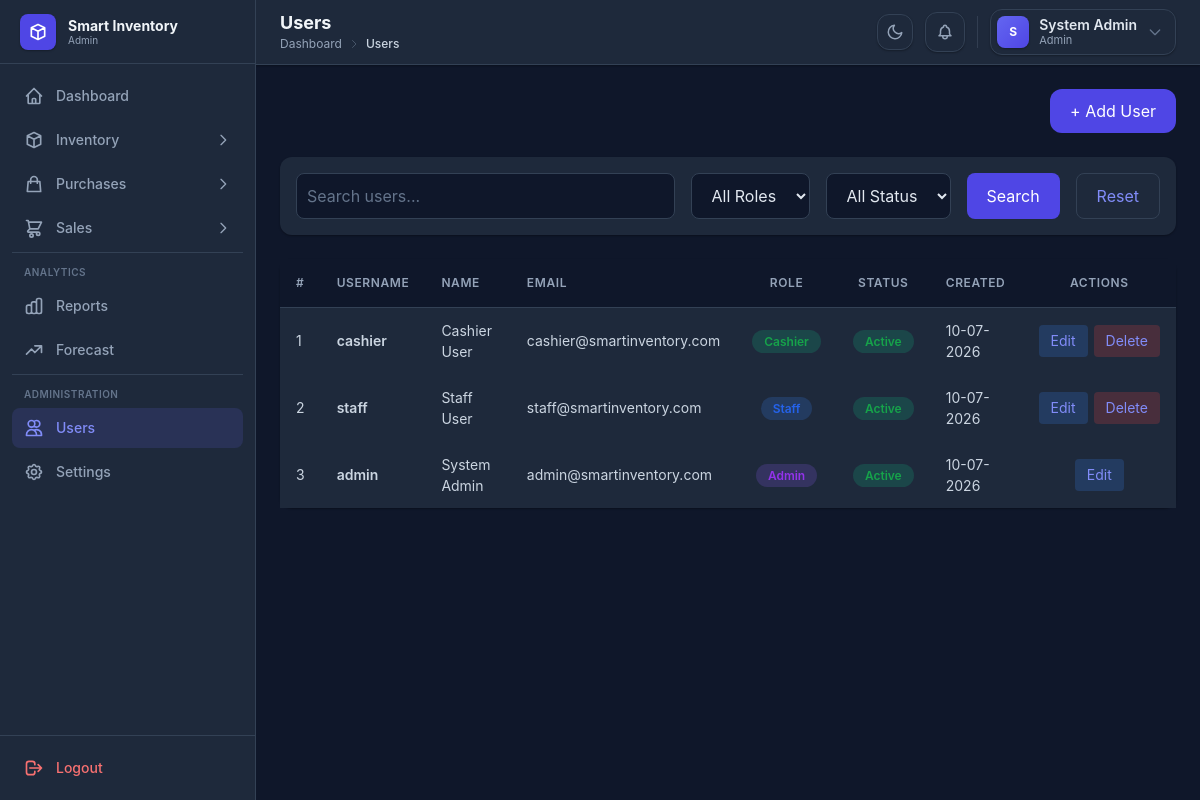
Screenshot of /users/index.php (signed in) with the database file from the repository.
### tables this page shows
CREATE TABLE IF NOT EXISTS users (
    id INT AUTO_INCREMENT PRIMARY KEY,
    name VARCHAR(100) NOT NULL,
    username VARCHAR(50) NOT NULL UNIQUE,
    email VARCHAR(100) UNIQUE,
    password VARCHAR(255) NOT NULL,
    role ENUM('admin', 'staff', 'cashier') DEFAULT 'staff',
    status ENUM('Active', 'Inactive') DEFAULT 'Active',
    created_at TIMESTAMP DEFAULT CURRENT_TIMESTAMP
);

### users/index.php (the view, shortened to what this page needs)
<?php
include "../config/database.php";
$search = $_GET['search'] ?? '';
$sql = "SELECT * FROM users WHERE 1";
$sql .= " ORDER BY id DESC";
$result = mysqli_query($conn, $sql);
?>
<!DOCTYPE html>
<html lang="en">
<head>
    <script src="https://cdn.tailwindcss.com"></script>
    <link rel="stylesheet" href="../assets/css/style.css">
</head>
<body class="bg-gray-50 dark:bg-slate-900">
    <div class="flex min-h-screen">
        <?php include "../includes/sidebar.php"; ?>
        <div class="flex-1 flex flex-col">
            <?php include "../includes/header.php"; ?>
            <main class="p-6">
                <div class="flex justify-end mb-6">
                    <button onclick="openModal('addModal')" class="bg-indigo-600 text-white px-5 py-2.5 rounded-xl hover:bg-indigo-700">+ Add User</button>
                </div>
                <form method="GET" class="bg-white p-4 rounded-xl shadow-sm flex gap-4 mb-6">
                    <input type="text" name="search" value="<?= htmlspecialchars($search) ?>" placeholder="Search users..." class="flex-1 border rounded-lg p-2.5">
                    <select name="role" class="border rounded-lg px-4 p-2.5">
                        <option value="">All Roles</option>
                    </select>
                    <select name="status" class="border rounded-lg px-4 p-2.5">
                        <option value="">All Status</option>
                    </select>
                    <button class="bg-indigo-600 text-white px-5 rounded-lg">Search</button>
                    <a href="index.php" class="border px-5 py-2.5 rounded-lg">Reset</a>
                </form>
                <div class="bg-white rounded-xl shadow-sm">
                    <div class="table-wrap">
                        <table class="data-table w-full">
                            <thead>
                                <tr>
                                    <th>#</th>
                                    <th>Username</th>
                                    <th>Name</th>
                                    <th>Email</th>
                                    <th class="center">Role</th>
                                    <th class="center">Status</th>
                                    <th>Created</th>
                                    <th class="center">Actions</th>
                                </tr>
                            </thead>
                            <tbody>
                                <?php if (mysqli_num_rows($result) > 0): $count = 1;
                                    while ($row = mysqli_fetch_assoc($result)): ?>
                                        <tr>
                                            <td><?= $count++ ?></td>
                                            <td class="font-semibold"><?= htmlspecialchars($row['username']) ?></td>
                                            <td><?= htmlspecialchars($row['name']) ?></td>
                                            <td><?= htmlspecialchars($row['email']) ?></td>
                                            <td class="center">
                                                <span class="<?= $row['role'] == 'admin' ? 'bg-purple-100 text-purple-600' : ($row['role'] == 'staff' ? 'bg-blue-100 text-blue-600' : 'bg-green-100 text-green-600') ?> px-3 py-1 rounded-full text-xs font-semibold">
                                                    <?= ucfirst($row['role']) ?>
                                                </span>
                                            </td>
                                            <td class="center">
                                                <span class="<?= $row['status'] == 'Active' ? 'bg-green-100 text-green-600' : 'bg-red-100 text-red-600' ?> px-3 py-1 rounded-full text-xs font-semibold">
                                                    <?= $row['status'] ?>
                                                </span>
                                            </td>
                                            <td><?= date('d-m-Y', strtotime($row['created_at'])) ?></td>
                                            <td class="center">
                                                <div class="actions">
                                                    <a href="?edit_id=<?= $row['id'] ?>" class="bg-blue-100 text-blue-600 px-3 py-1.5 rounded text-sm">Edit</a>
                                                    <?php if ($row['id'] != $_SESSION['user_id']): ?>
                                                        <a href="?delete_id=<?= $row['id'] ?>" onclick="return confirm('Delete user?')" class="bg-red-100 text-red-600 px-3 py-1.5 rounded text-sm">Delete</a>
                                                    <?php endif; ?>
                                                </div>
                                            </td>
                                        </tr>
                                    <?php endwhile;
                                else: ?>
                                    <tr>
                                        <td colspan="8" class="text-center py-10 text-gray-500 dark:text-gray-400">No users found</td>
                                    </tr>
                                <?php endif; ?>
                            </tbody>
                        </table>
                    </div>
                </div>
            </main>
        </div>
    </div>
    <?php include "../includes/footer.php"; ?>
</body>
</html>

### assets/css/style.css (style rules this page uses)
* { margin: 0; padding: 0; box-sizing: border-box; }
body { font-family: 'Inter', system-ui, -apple-system, sans-serif; }
.dark body { background-color: #0f172a; color: #e2e8f0; }
.data-table { width: 100%; border-collapse: collapse; }
.data-table thead { background-color: #f9fafb; }
.dark .data-table thead { background-color: #0f172a; }
.data-table th { padding: 0.75rem 1rem; text-align: left; font-size: 0.75rem; font-weight: 600; color: #6b7280; text-transform: uppercase; letter-spacing: 0.05em; border-bottom: 1px solid #e5e7eb; white-space: nowrap; height: 3rem; }
.dark .data-table th { color: #94a3b8; border-bottom-color: #334155; }
.data-table td { padding: 0.75rem 1rem; font-size: 0.875rem; color: #374151; border-bottom: 1px solid #f3f4f6; height: 3.25rem; }
.dark .data-table td { color: #cbd5e1; border-bottom-color: #1e293b; }
.data-table tbody tr { transition: background-color 0.15s ease; }
.data-table tbody tr:last-child td { border-bottom: none; }
.data-table td.center, .data-table th.center { text-align: center; }
.data-table .actions { display: inline-flex; align-items: center; gap: 0.375rem; }
.table-wrap { overflow-x: auto; }
.dark a { color: #818cf8; }
.dark .bg-white { background-color: #1e293b !important; }
.dark .bg-gray-50 { background-color: #0f172a !important; }
.dark .border { border-color: #334155 !important; }
.dark .shadow-sm { box-shadow: 0 1px 2px rgba(0, 0, 0, 0.3) !important; }
.dark .bg-blue-100 { background-color: rgba(59, 130, 246, 0.2) !important; }
.dark .bg-green-100 { background-color: rgba(16, 185, 129, 0.2) !important; }
.dark .bg-red-100 { background-color: rgba(239, 68, 68, 0.2) !important; }
.dark .bg-purple-100 { background-color: rgba(139, 92, 246, 0.2) !important; }
.dark input[type="text"], .dark input[type="email"], .dark input[type="password"], .dark input[type="number"], .dark input[type="search"], .dark input[type="date"], .dark select, .dark textarea { background-color: #0f172a !important; border-color: #334155 !important; color: #e2e8f0 !important; }
.dark input::placeholder, .dark textarea::placeholder { color: #64748b !important; }
.dark option { background-color: #0f172a; color: #e2e8f0; }
.dark .table-wrap { background-color: #1e293b; }

### rows the page displays
users: username "cashier", name "Cashier User", email "cashier@smartinventory.com", role "Cashier", status "Active", created_at "10-07-2026"
users: username "staff", name "Staff User", email "staff@smartinventory.com", role "Staff", status "Active", created_at "10-07-2026"
users: username "admin", name "System Admin", email "admin@smartinventory.com", role "Admin", status "Active", created_at "10-07-2026"

### other values shown
$role "Admin"
$page_title "Users"
$part "Dashboard"
$part "Users"
substr($name, 0, 1) "S"
$name "System Admin"
